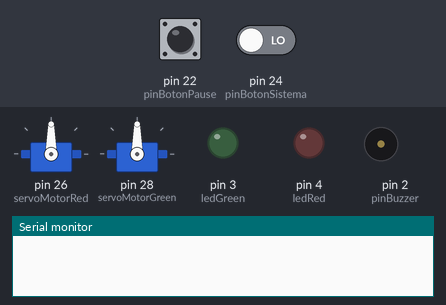
The sketch below on a simulated Arduino Mega 2560, built with avr-gcc and run on an emulated ATmega2560. On the bench: 2 × servo, output pins drawn as LEDs (lit = HIGH), buzzer (waves = sounding), the last lines printed to the serial monitor. The inputs (shaded band) are chosen by the test bench; at power-on: pin 22 (pinBotonPause) LOW, pin 24 (pinBotonSistema) LOW.

Above: at 1.2 s.
1.3 s: pin 22 (pinBotonPause) pulled HIGH for 0.15 s
3.1 s: pin 22 (pinBotonPause) pulled HIGH for 1 s
5.6 s: pin 22 (pinBotonPause) driven HIGH and pin 24 (pinBotonSistema) driven HIGH
At 6.8 s:
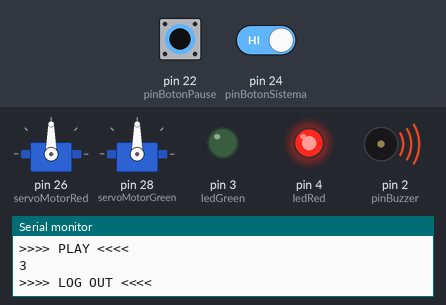
8.6 s: pin 22 (pinBotonPause) driven LOW
At 9.5 s:
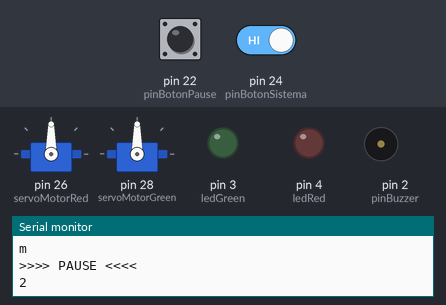
10.1 s: pin 22 (pinBotonPause) driven HIGH
At 12.2 s:
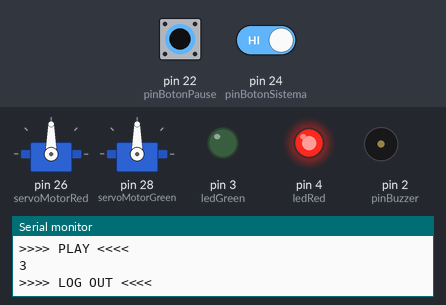
Timing chart, 0 to 14.1 s (numbered marks = the images above; inputs shaded):
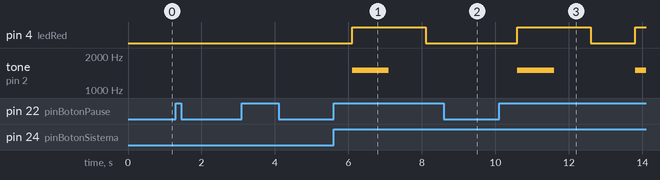

The sketch:

final.ino
```cpp
#include <Servo.h>
#include <Wire.h>


Servo servoMotorRed;
Servo servoMotorGreen;

char cadena;

const byte pinBuzzer = 2;
const int ledGreen = 3;
const int ledRed = 4;
const int pinBotonPause = 22;
const int pinBotonSistema = 24;

bool estadoSistema = HIGH;
bool estadoPause = LOW;
int x;
int y;
int prevX;
int prevY;

void setup() {
  Serial.begin(9600);

  pinMode(pinBotonPause, INPUT);
  pinMode(pinBotonSistema, INPUT);

  pinMode(pinBuzzer, OUTPUT);

  pinMode(ledGreen, OUTPUT);
  pinMode(ledRed, OUTPUT);

  servoMotorRed.attach(26);
  servoMotorGreen.attach(28);

  servoMotorRed.write(90);
  servoMotorGreen.write(90);

}

void loop() {

  bool estadoBotonPause = digitalRead(pinBotonPause);
  bool estadoBotonSistema = digitalRead(pinBotonSistema);

  if(Serial.available() > 0){
    if(estadoSistema == LOW){
      if(Serial.read() == 'g'){
        estadoSistema = HIGH;
        Serial.println(">>>> LOG IN <<<<");
        tone(pinBuzzer, 2000, 5000);
        digitalWrite(ledGreen, HIGH);
        delay(5000);
        digitalWrite(ledGreen, LOW);
      }
    }

    if(estadoSistema == HIGH && estadoPause == LOW){

      if(Serial.read() == 'X'){
        x = Serial.parseInt();
        if(Serial.read() == 'Y'){
          y = Serial.parseInt();
          posicion();
        }
      while(Serial.available() > 0){
        Serial.read();
      }
      }else if(Serial.read() == 'r'){
        tone(pinBuzzer, 1500, 1000);
        digitalWrite(ledRed, HIGH);
        delay(2000);
        digitalWrite(ledRed, LOW);
      }
    }
 }

  if(estadoSistema == HIGH){
    if(estadoBotonPause == HIGH && estadoSistema == HIGH){
      delay(300);
      if(estadoBotonPause == HIGH && estadoPause == LOW){
        estadoPause = HIGH;
        Serial.println(">>>> PAUSE <<<<");
        Serial.println(2);
      }else if(estadoBotonPause == HIGH && estadoPause == HIGH){
        estadoPause = LOW;
        Serial.println(">>>> PLAY <<<<");
        Serial.println(3);
      /*tone(pinBuzzer, 500, 1000);
      digitalWrite(ledGreen, HIGH);
      delay(1000);
      digitalWrite(ledGreen, LOW);
      servoMotorGreen.write(45);
      delay(500);
      servoMotorGreen.write(90);*/
      }
       if(estadoBotonSistema == HIGH){
      delay(200);
      if(estadoBotonSistema == HIGH && estadoSistema == HIGH && estadoPause == LOW){
        estadoSistema = LOW;
        Serial.println(">>>> LOG OUT <<<<");
        tone(pinBuzzer, 1500, 1000);
        digitalWrite(ledRed, HIGH);
        delay(2000);
        digitalWrite(ledRed, LOW);

        servoMotorRed.write(90);
        servoMotorGreen.write(90);
        Serial.println('e');
      }/*else if(estadoBotonSistema == HIGH && estadoSistema == LOW){
        estadoSistema = HIGH;

        tone(pinBuzzer, 1800, 2000);
        digitalWrite(ledGreen, HIGH);
        delay(2000);
        digitalWrite(ledGreen, LOW);
      }*/
      }
    }


  }
if(estadoBotonSistema == HIGH && estadoSistema== LOW ){
      delay(200);
     if(estadoBotonSistema == HIGH && estadoSistema == LOW){
        estadoSistema = HIGH;
        Serial.println('m');
      }
    }
}

void posicion(){
  /*if(prevX != x || prevY != y){*/
    int servoX = map(x, 319, 0, 90, 179);
    int servoY = map(y, 240, 0, 90, 179);
    servoX = min(servoX, 179);
    servoX = max(servoX, 1);
    servoY = min(servoY, 134);
    servoY = max(servoY, 60);

    servoMotorRed.write(servoX);
    servoMotorGreen.write(servoY);
  /*}
  prevX = x;
  prevY = y;*/
}
```

Measured:
- after the input at 5.6 s, pin 4 (ledRed): LOW → HIGH after 0.50 s, → LOW 2.0 s later; tone on pin 2 (pinBuzzer): silent → 1500 Hz after 0.50 s, → silent 1.0 s later
- after the input at 8.6 s, pin 4 (ledRed): stays LOW (without the input it goes to HIGH after 0.70 s); tone on pin 2 (pinBuzzer): stays silent (without the input it goes to 1500 Hz after 0.70 s)
- after the input at 10.1 s, pin 4 (ledRed): LOW → HIGH after 0.50 s, → LOW 2.0 s later, → HIGH 1.2 s later; tone on pin 2 (pinBuzzer): silent → 1500 Hz after 0.50 s, → silent 1.0 s later, → 1500 Hz 2.2 s later
